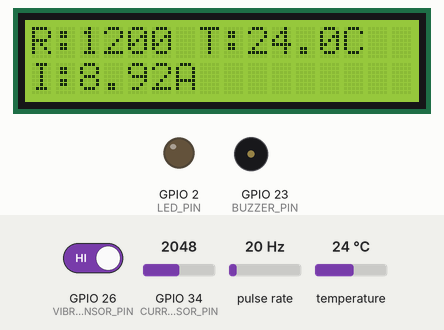
This sketch was run on a simulated ESP32. Shown: 16×2 character LCD, output pins drawn as LEDs (lit = HIGH), buzzer (waves = sounding, pin HIGH). Wiring (inferred from the names in the program): pulse sensor: data GPIO 35. Dashed ring = blinking. Inputs (shaded band) come from the test bench; at power-on: GPIO 26 (VIBRATION_SENSOR_PIN) HIGH, pulse rate 20 Hz, temperature 24 °C, GPIO 34 (CURRENT_SENSOR_PIN) = 2048 (analog values on the 0–4095 scale). What the sketch prints to the serial monitor is not drawn.

Above: at 2.4 s.
2.5 s: GPIO 26 (VIBRATION_SENSOR_PIN) driven LOW
At 3.63 s:
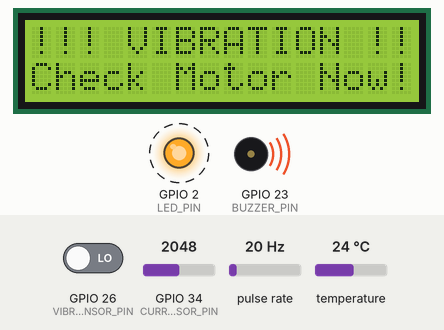
5.2 s: GPIO 26 (VIBRATION_SENSOR_PIN) driven HIGH
At 5.9 s:
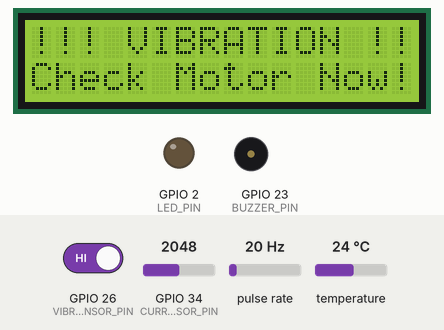
9.1 s: pulse rate (sensor on GPIO 35) set to 150 Hz
At 11.4 s:
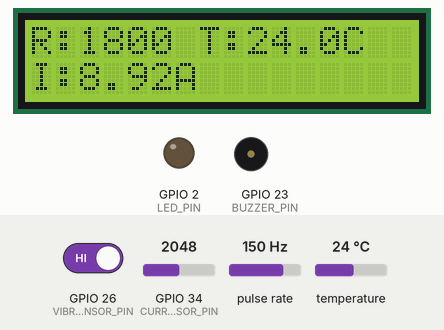
13.1 s: temperature set to 12 °C
At 14.2 s:
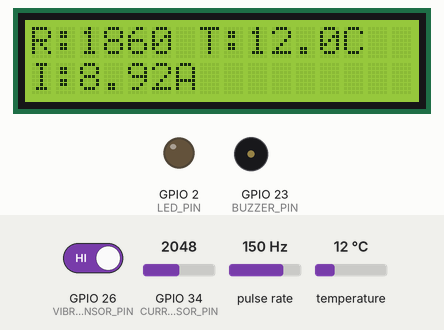
17.1 s: GPIO 34 (CURRENT_SENSOR_PIN) set to 1960
At 19.3 s:
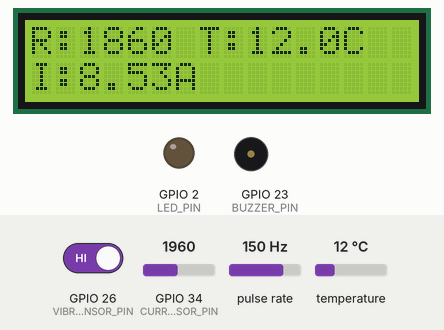
20.1 s: pulse rate (sensor on GPIO 35) set to 4 Hz
At 22.7 s:
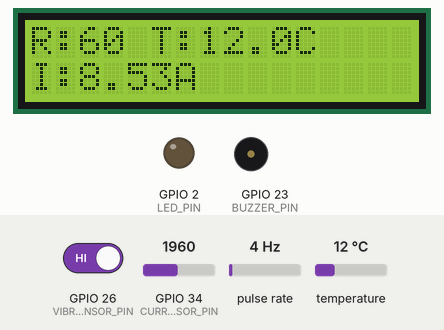
Timing chart, 0 to 24.1 s (numbered marks = the images above; inputs shaded):
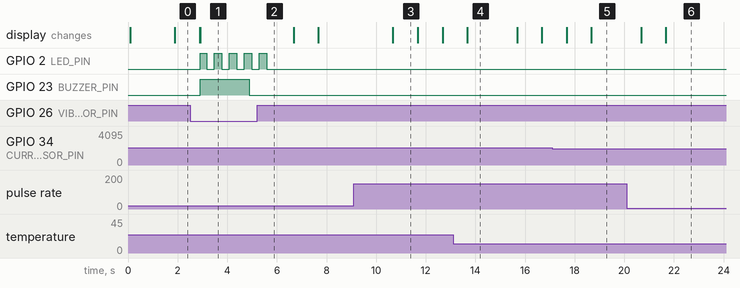

Measured:
- after the input at 2.5 s, GPIO 2 (LED_PIN): alternates HIGH for 0.30 s and LOW for 0.30 s, starting after 0.41 s; GPIO 23 (BUZZER_PIN): LOW → HIGH after 0.41 s, → LOW 2.0 s later; the display: first differs from a run without the input after 0.41 s (image 1)
- after the input at 5.2 s, GPIO 2 (LED_PIN): goes on until 5.6 s, then stays LOW; GPIO 23 (BUZZER_PIN): stays LOW (without the input it goes to HIGH after 0.71 s)
- after the input at 9.1 s, the display: changes after 1.6 s (image 3)
- after the input at 13.1 s, the display: changes after 0.58 s (image 4)
- after the input at 17.1 s, the display: first changes after 0.58 s (image 5 shows a later state)
- after the input at 20.1 s, the display: first differs from a run without the input after 1.6 s (image 6)
- what the display in image 3 shows lasts 1.0 s, from 10.7 s to 11.7 s

The sketch:

Major-project-ESP32-code.ino
```cpp
#include <Wire.h>
#include <LiquidCrystal_I2C.h>
#include <OneWire.h>
#include <DallasTemperature.h>

// ----- Pin Definitions -----
#define IR_SENSOR_PIN 35        // IR sensor output pin
#define TEMP_SENSOR_PIN 4       // DS18B20 data pin
#define CURRENT_SENSOR_PIN 34   // ACS712 analog output (updated to GPIO 34)
#define VIBRATION_SENSOR_PIN 26 // Vibration sensor (active LOW)
#define BUZZER_PIN 23           // Buzzer pin
#define LED_PIN 2               // Inbuilt LED pin

// ----- LCD Setup -----
LiquidCrystal_I2C lcd(0x27, 16, 2); // I2C address, 16x2 display

// ----- RPM Variables -----
volatile unsigned int pulseCount = 0;
unsigned long lastRPMTime = 0;
unsigned int rpm = 0;

// ----- Temperature Sensor -----
OneWire oneWire(TEMP_SENSOR_PIN);
DallasTemperature sensors(&oneWire);
float temperatureC = 0.0;

// ----- Current Sensor (Custom Calibrated) -----
float sensitivity = 0.185;        // For ACS712 5A
float offsetVoltage = 2.5;        // Center voltage at no current
float addedCurrent = 13.51;       // Custom fixed offset
float current = 0.0;

// ----- Vibration Alert -----
bool vibrationActive = false;
unsigned long vibrationStartTime = 0;

// ----- LED Blinking -----
unsigned long lastBlinkTime = 0;
const unsigned long blinkInterval = 300; // Blink every 300ms
bool ledState = LOW;

void IRAM_ATTR onPulse() {
  pulseCount++;
}

void setup() {
  Serial.begin(115200);

  // LCD Init
  Wire.begin(21, 22);
  lcd.init();
  lcd.backlight();
  lcd.setCursor(0, 0);
  lcd.print("Starting...");

  // IR Sensor
  pinMode(IR_SENSOR_PIN, INPUT);
  attachInterrupt(digitalPinToInterrupt(IR_SENSOR_PIN), onPulse, RISING);

  // Temperature Sensor
  sensors.begin();

  // Vibration Sensor
  pinMode(VIBRATION_SENSOR_PIN, INPUT);

  // Buzzer + LED
  pinMode(BUZZER_PIN, OUTPUT);
  pinMode(LED_PIN, OUTPUT);
  digitalWrite(BUZZER_PIN, LOW);
  digitalWrite(LED_PIN, LOW);

  analogReadResolution(12); // 12-bit ADC

  delay(1000);
}

void loop() {
  unsigned long currentTime = millis();

  // ----- Vibration Detection -----
  if (digitalRead(VIBRATION_SENSOR_PIN) == LOW && !vibrationActive) {
    vibrationActive = true;
    vibrationStartTime = currentTime;

    Serial.println("!!! VIBRATION DETECTED !!!");
    lcd.setCursor(0, 0);
    lcd.print("!!! VIBRATION !!!");
    lcd.setCursor(0, 1);
    lcd.print("Check Motor Now!");
  }

  // ----- Handle Buzzer & LED during vibration alert -----
  if (vibrationActive) {
    unsigned long elapsed = currentTime - vibrationStartTime;

    // 🔊 Buzzer: ON for 2 sec
    if (elapsed <= 2000) {
      digitalWrite(BUZZER_PIN, HIGH);
    } else {
      digitalWrite(BUZZER_PIN, LOW);
    }

    // 💡 Blink LED for 3 sec
    if (elapsed <= 3000) {
      if (currentTime - lastBlinkTime >= blinkInterval) {
        lastBlinkTime = currentTime;
        ledState = !ledState;
        digitalWrite(LED_PIN, ledState);
      }
    } else {
      digitalWrite(LED_PIN, LOW); // Ensure LED is off after blinking
    }

    // Exit alert after 3 seconds
    if (elapsed > 3000) {
      vibrationActive = false;
    }

    return; // Skip sensor update during vibration
  }

  // ----- Every 1 sec: Update RPM, Temp, Current -----
  if (currentTime - lastRPMTime >= 1000) {
    detachInterrupt(digitalPinToInterrupt(IR_SENSOR_PIN));

    // RPM
    rpm = pulseCount * 60;
    pulseCount = 0;

    // Temperature
    sensors.requestTemperatures();
    temperatureC = sensors.getTempCByIndex(0);

    // Current with calibration
    int raw = analogRead(CURRENT_SENSOR_PIN);
    float voltage = (raw * 3.3) / 4095.0;
    current = (voltage - offsetVoltage) / sensitivity + addedCurrent;


    // Serial Output
    Serial.print("RPM: ");
    Serial.print(rpm);
    Serial.print(" | Temp: ");
    Serial.print(temperatureC);
    Serial.print(" C | Current: ");
    Serial.print(current, 2);
    Serial.println(" A");

    // LCD Output
    lcd.clear();
    lcd.setCursor(0, 0);
    lcd.print("R:");
    lcd.print(rpm);
    lcd.print(" T:");
    lcd.print(temperatureC, 1);
    lcd.print("C");

    lcd.setCursor(0, 1);
    lcd.print("I:");
    lcd.print(current, 2);
    lcd.print("A       ");

    lastRPMTime = currentTime;
    attachInterrupt(digitalPinToInterrupt(IR_SENSOR_PIN), onPulse, RISING);
  }
}
```
